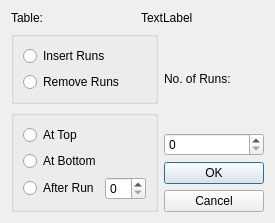
<?xml version="1.0" encoding="UTF-8"?>
<ui version="4.0">
 <class>adRowDialog</class>
 <widget class="QDialog" name="adRowDialog">
  <property name="geometry">
   <rect>
    <x>0</x>
    <y>0</y>
    <width>275</width>
    <height>222</height>
   </rect>
  </property>
  <property name="sizePolicy">
   <sizepolicy hsizetype="Expanding" vsizetype="Expanding">
    <horstretch>0</horstretch>
    <verstretch>0</verstretch>
   </sizepolicy>
  </property>
  <property name="windowTitle">
   <string>Dialog</string>
  </property>
  <layout class="QVBoxLayout" name="verticalLayout_7">
   <item>
    <layout class="QHBoxLayout" name="horizontalLayout">
     <item>
      <widget class="QLabel" name="label">
       <property name="text">
        <string>Table:</string>
       </property>
      </widget>
     </item>
     <item>
      <widget class="QLabel" name="tableName">
       <property name="text">
        <string>TextLabel</string>
       </property>
      </widget>
     </item>
    </layout>
   </item>
   <item>
    <layout class="QHBoxLayout" name="horizontalLayout_3">
     <item>
      <layout class="QVBoxLayout" name="verticalLayout_3">
       <item>
        <widget class="QGroupBox" name="groupBox">
         <property name="title">
          <string/>
         </property>
         <layout class="QVBoxLayout" name="verticalLayout">
          <item>
           <widget class="QRadioButton" name="insertButton">
            <property name="text">
             <string>Insert Runs</string>
            </property>
           </widget>
          </item>
          <item>
           <widget class="QRadioButton" name="removeButton">
            <property name="text">
             <string>Remove Runs</string>
            </property>
           </widget>
          </item>
         </layout>
        </widget>
       </item>
       <item>
        <widget class="QGroupBox" name="groupBox_2">
         <property name="title">
          <string/>
         </property>
         <layout class="QVBoxLayout" name="verticalLayout_2">
          <item>
           <widget class="QRadioButton" name="atTopButton">
            <property name="text">
             <string>At Top</string>
            </property>
           </widget>
          </item>
          <item>
           <widget class="QRadioButton" name="atBottomButton">
            <property name="text">
             <string>At Bottom</string>
            </property>
           </widget>
          </item>
          <item>
           <layout class="QHBoxLayout" name="horizontalLayout_2">
            <item>
             <widget class="QRadioButton" name="afterButton">
              <property name="text">
               <string>After Run</string>
              </property>
             </widget>
            </item>
            <item>
             <widget class="QSpinBox" name="aftetsb"/>
            </item>
           </layout>
          </item>
         </layout>
        </widget>
       </item>
      </layout>
     </item>
     <item>
      <layout class="QVBoxLayout" name="verticalLayout_6">
       <item>
        <layout class="QVBoxLayout" name="verticalLayout_4">
         <item>
          <widget class="QLabel" name="label_2">
           <property name="text">
            <string>No. of Runs:</string>
           </property>
          </widget>
         </item>
         <item>
          <widget class="QSpinBox" name="noRunsb"/>
         </item>
        </layout>
       </item>
       <item>
        <layout class="QVBoxLayout" name="verticalLayout_5">
         <item>
          <widget class="QPushButton" name="OKButton">
           <property name="text">
            <string>OK</string>
           </property>
          </widget>
         </item>
         <item>
          <widget class="QPushButton" name="cancelButton">
           <property name="text">
            <string>Cancel</string>
           </property>
          </widget>
         </item>
        </layout>
       </item>
      </layout>
     </item>
    </layout>
   </item>
  </layout>
 </widget>
 <tabstops>
  <tabstop>OKButton</tabstop>
  <tabstop>cancelButton</tabstop>
  <tabstop>insertButton</tabstop>
  <tabstop>removeButton</tabstop>
  <tabstop>atTopButton</tabstop>
  <tabstop>atBottomButton</tabstop>
  <tabstop>afterButton</tabstop>
  <tabstop>aftetsb</tabstop>
  <tabstop>noRunsb</tabstop>
 </tabstops>
 <resources/>
 <connections/>
</ui>
